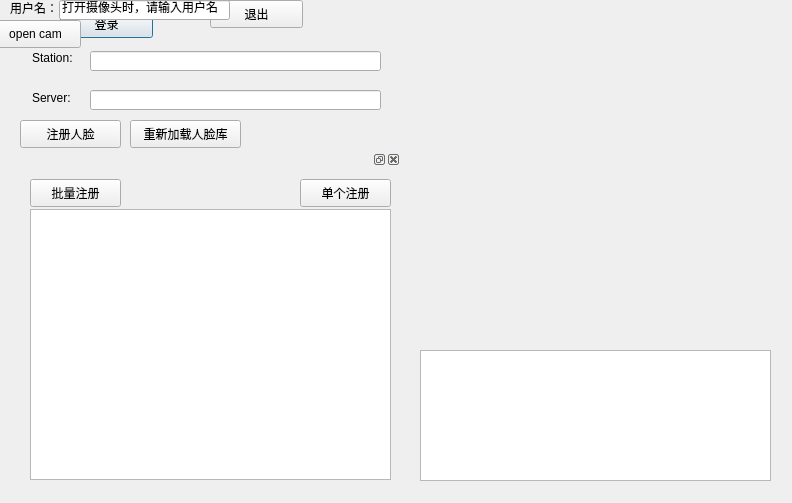
<?xml version="1.0" encoding="UTF-8"?>
<ui version="4.0">
 <class>LoginServer</class>
 <widget class="QDialog" name="LoginServer">
  <property name="geometry">
   <rect>
    <x>0</x>
    <y>0</y>
    <width>792</width>
    <height>503</height>
   </rect>
  </property>
  <property name="sizePolicy">
   <sizepolicy hsizetype="Expanding" vsizetype="Expanding">
    <horstretch>0</horstretch>
    <verstretch>0</verstretch>
   </sizepolicy>
  </property>
  <property name="minimumSize">
   <size>
    <width>792</width>
    <height>503</height>
   </size>
  </property>
  <property name="maximumSize">
   <size>
    <width>792</width>
    <height>503</height>
   </size>
  </property>
  <property name="windowTitle">
   <string>LoginServer</string>
  </property>
  <property name="windowIcon">
   <iconset>
    <normaloff>:/image/Server.png</normaloff>:/image/Server.png</iconset>
  </property>
  <widget class="QLabel" name="label">
   <property name="geometry">
    <rect>
     <x>32</x>
     <y>50</y>
     <width>48</width>
     <height>16</height>
    </rect>
   </property>
   <property name="text">
    <string>Station:</string>
   </property>
  </widget>
  <widget class="QLineEdit" name="lineEdit">
   <property name="geometry">
    <rect>
     <x>90</x>
     <y>51</y>
     <width>291</width>
     <height>20</height>
    </rect>
   </property>
   <property name="readOnly">
    <bool>true</bool>
   </property>
  </widget>
  <widget class="QLabel" name="label_2">
   <property name="geometry">
    <rect>
     <x>32</x>
     <y>90</y>
     <width>42</width>
     <height>16</height>
    </rect>
   </property>
   <property name="text">
    <string>Server:</string>
   </property>
  </widget>
  <widget class="QLineEdit" name="lineEdit_2">
   <property name="geometry">
    <rect>
     <x>90</x>
     <y>90</y>
     <width>291</width>
     <height>20</height>
    </rect>
   </property>
  </widget>
  <widget class="QPushButton" name="pushButton">
   <property name="geometry">
    <rect>
     <x>60</x>
     <y>10</y>
     <width>93</width>
     <height>28</height>
    </rect>
   </property>
   <property name="text">
    <string>登录</string>
   </property>
  </widget>
  <widget class="QPushButton" name="pushButton_2">
   <property name="geometry">
    <rect>
     <x>210</x>
     <y>0</y>
     <width>93</width>
     <height>28</height>
    </rect>
   </property>
   <property name="text">
    <string>退出</string>
   </property>
  </widget>
  <widget class="QPushButton" name="pushButton_3">
   <property name="geometry">
    <rect>
     <x>20</x>
     <y>120</y>
     <width>101</width>
     <height>28</height>
    </rect>
   </property>
   <property name="font">
    <font>
     <pointsize>9</pointsize>
     <weight>50</weight>
     <italic>false</italic>
     <bold>false</bold>
     <underline>false</underline>
     <strikeout>false</strikeout>
    </font>
   </property>
   <property name="text">
    <string>注册人脸</string>
   </property>
  </widget>
  <widget class="QDockWidget" name="dockWidget">
   <property name="geometry">
    <rect>
     <x>20</x>
     <y>150</y>
     <width>381</width>
     <height>341</height>
    </rect>
   </property>
   <widget class="QWidget" name="dockWidgetContents">
    <widget class="QPushButton" name="pushButton_5">
     <property name="geometry">
      <rect>
       <x>10</x>
       <y>10</y>
       <width>91</width>
       <height>28</height>
      </rect>
     </property>
     <property name="text">
      <string>批量注册</string>
     </property>
    </widget>
    <widget class="QPushButton" name="pushButton_6">
     <property name="geometry">
      <rect>
       <x>280</x>
       <y>10</y>
       <width>91</width>
       <height>28</height>
      </rect>
     </property>
     <property name="text">
      <string>单个注册</string>
     </property>
    </widget>
    <widget class="QTextEdit" name="textEdit">
     <property name="geometry">
      <rect>
       <x>10</x>
       <y>40</y>
       <width>361</width>
       <height>271</height>
      </rect>
     </property>
     <property name="readOnly">
      <bool>true</bool>
     </property>
    </widget>
    <widget class="QLabel" name="CamLable">
     <property name="geometry">
      <rect>
       <x>0</x>
       <y>0</y>
       <width>371</width>
       <height>16</height>
      </rect>
     </property>
     <property name="text">
      <string/>
     </property>
    </widget>
   </widget>
  </widget>
  <widget class="QLabel" name="MainCam">
   <property name="geometry">
    <rect>
     <x>420</x>
     <y>0</y>
     <width>341</width>
     <height>341</height>
    </rect>
   </property>
   <property name="text">
    <string/>
   </property>
  </widget>
  <widget class="QLabel" name="label_3">
   <property name="enabled">
    <bool>true</bool>
   </property>
   <property name="geometry">
    <rect>
     <x>10</x>
     <y>0</y>
     <width>48</width>
     <height>16</height>
    </rect>
   </property>
   <property name="text">
    <string>用户名：</string>
   </property>
  </widget>
  <widget class="QLineEdit" name="lineEdit_3">
   <property name="geometry">
    <rect>
     <x>59</x>
     <y>0</y>
     <width>171</width>
     <height>20</height>
    </rect>
   </property>
   <property name="text">
    <string>打开摄像头时，请输入用户名</string>
   </property>
  </widget>
  <widget class="QPushButton" name="pushButton_4">
   <property name="geometry">
    <rect>
     <x>-10</x>
     <y>20</y>
     <width>91</width>
     <height>28</height>
    </rect>
   </property>
   <property name="text">
    <string>open cam</string>
   </property>
  </widget>
  <widget class="QTextEdit" name="textEdit_2">
   <property name="geometry">
    <rect>
     <x>420</x>
     <y>350</y>
     <width>351</width>
     <height>131</height>
    </rect>
   </property>
   <property name="readOnly">
    <bool>true</bool>
   </property>
  </widget>
  <widget class="QPushButton" name="pushButton_7">
   <property name="geometry">
    <rect>
     <x>130</x>
     <y>120</y>
     <width>111</width>
     <height>28</height>
    </rect>
   </property>
   <property name="text">
    <string>重新加载人脸库</string>
   </property>
  </widget>
 </widget>
 <resources/>
 <connections/>
</ui>
